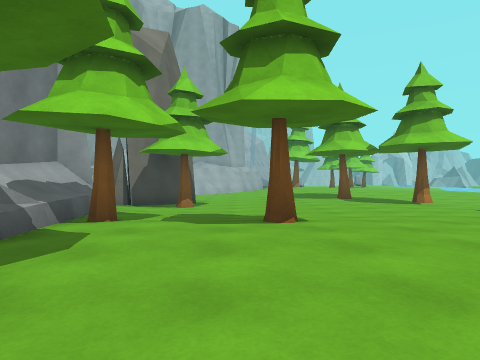
view 1 (above)

21 first-person views from a walk through a 3-D level made in the Unity game engine. The camera is 1.2 m above the floor, looks level and sees 70° across. The floor is counted in squares, 2 m on a side. Each view is taken from the middle of a square. On the plan, view 1 faces up. The plan holds only what a view shows up to about 10 squares ahead; the rest is blank. The place goes on beyond the plan. Some surface patterns are stand-ins.

view 2
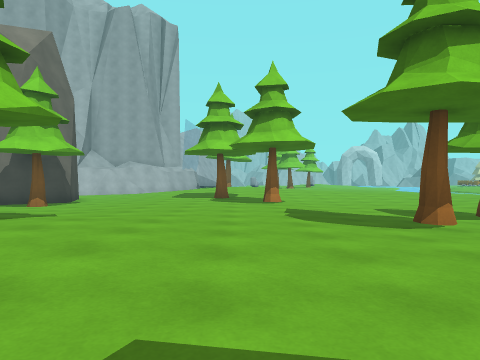

view 3
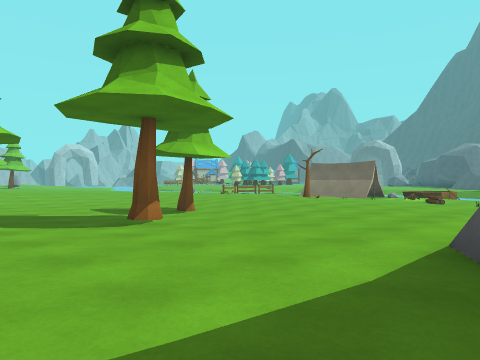

view 4
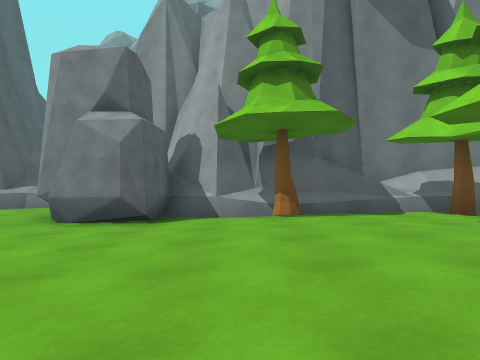

view 5
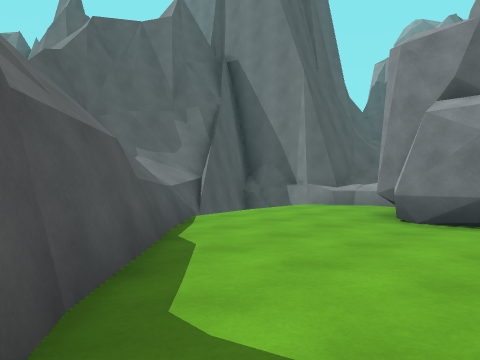

view 6
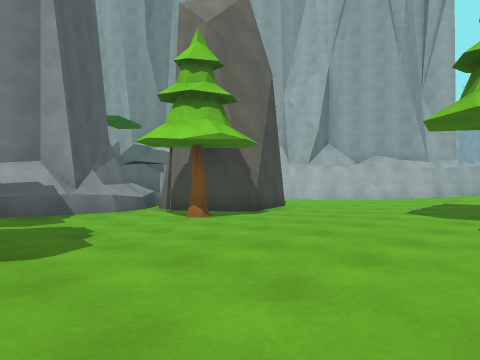

view 7
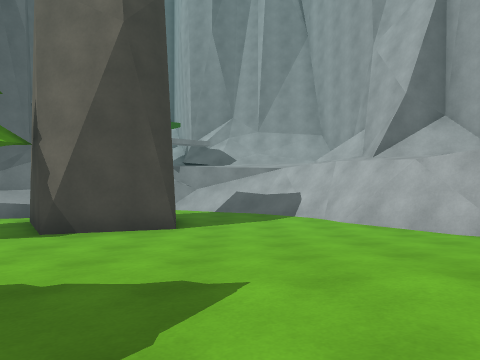

view 8
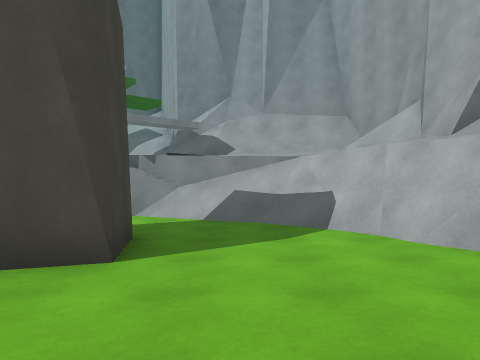

view 9
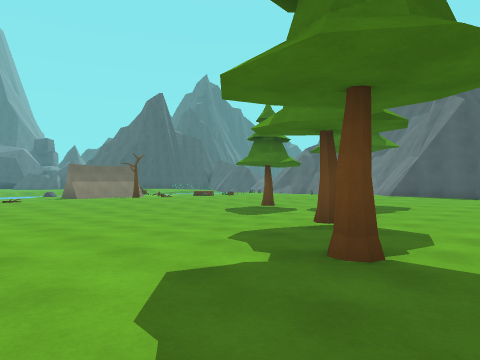

view 10
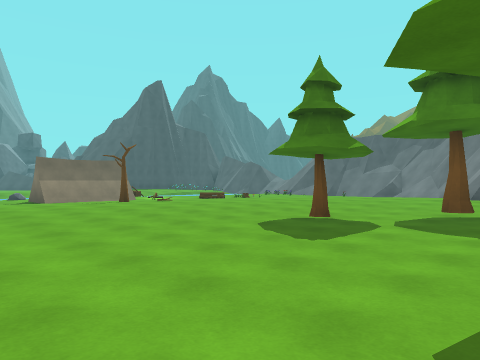

view 11
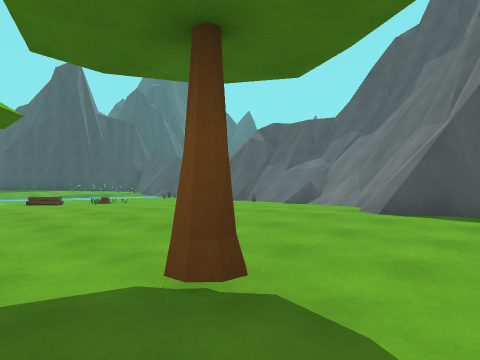

view 12
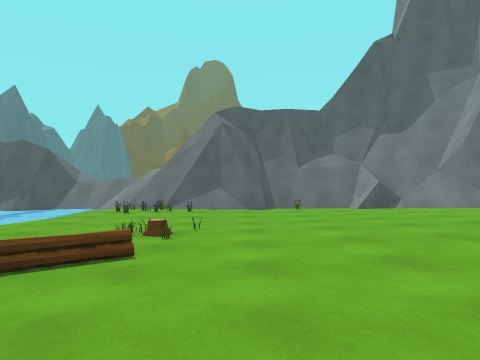

view 13
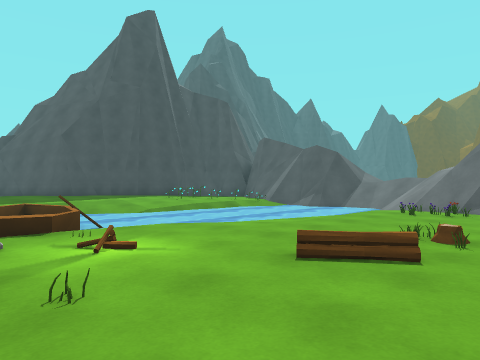

view 14
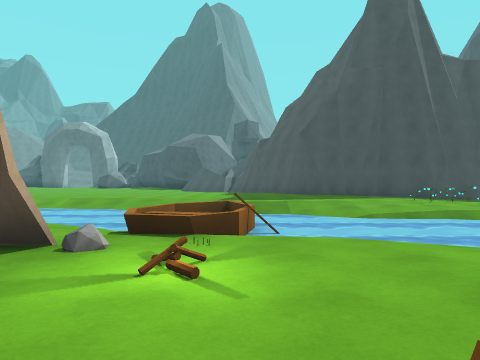

view 15
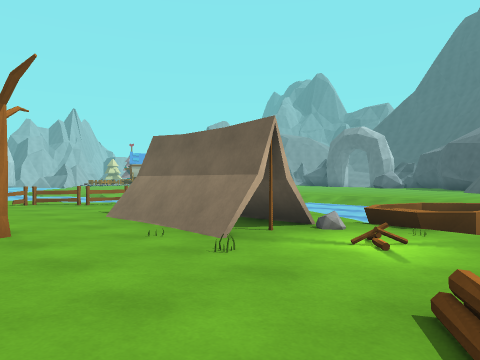

view 16
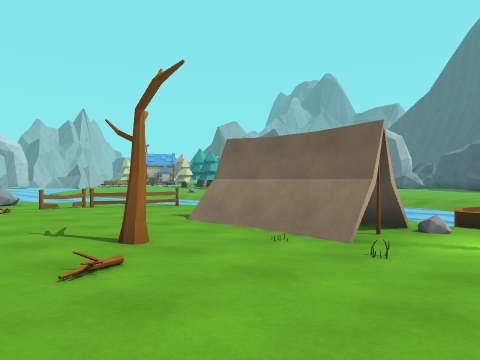

view 17
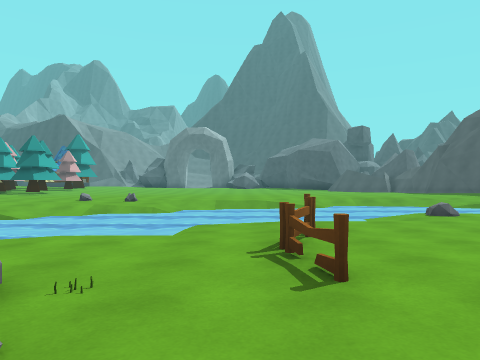

view 18
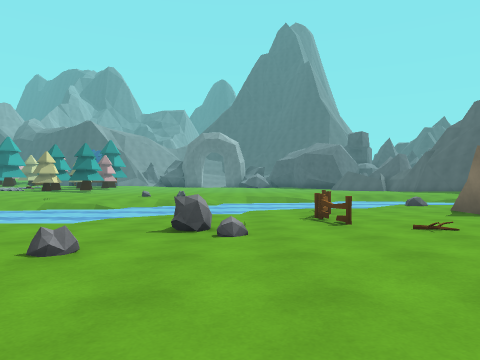

view 19
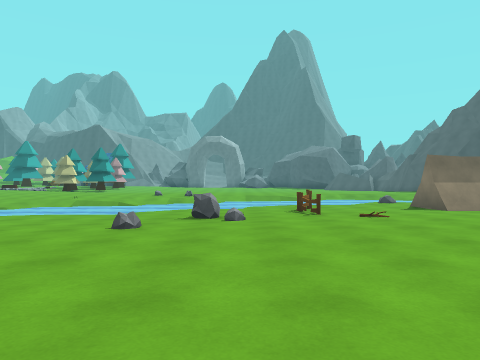

view 20
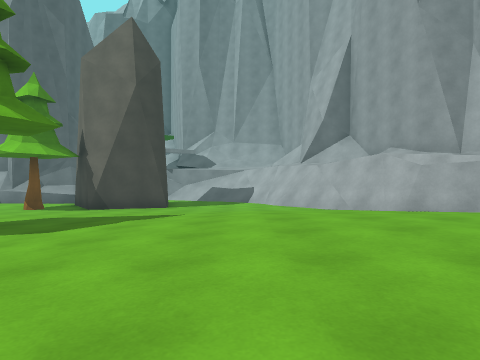

view 21
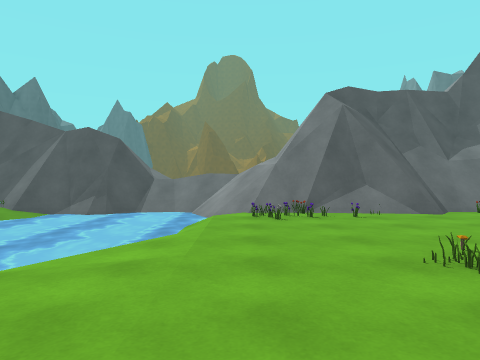

### Floor plan
Key: @ floor where view 1 was taken; # wall or solid block; x gap in a wall; . main floor; : floor 0.25 m higher than the main floor; - floor 0.25 m lower than the main floor; + floor 0.5 m higher than the main floor; _ floor 0.5 m lower than the main floor; * floor 2.5 m higher than the main floor; / step, stairs or slope; = window, fence, low wall or low ledge; ~ lava or water the walk can cross; ≈ lava or water the walk keeps out of; ^ raised ledge; v drop or lower ground; T tree; R rock; B boat; E tent; F fence; O other object.
Columns run from 9 left of view 1 to 25 right of it. Each row starts with its distance up from view 1.
 18  ########  /++        ---/≈≈≈≈vv
 17 ##/=####-/ :+++:     .---/_≈≈≈≈vv
 16 ##//=##--//:+++::  ....---_≈≈≈≈≈
 15 #/////---//::++:::.....-R--~≈≈≈≈v
 14 #//=/-----/.:::::......-O--/~≈≈≈≈
 13 ##*/------...:/.........----/≈≈≈≈
 12 ####--##--..............F-FF/≈≈≈≈
 11       ##--..T..-----.....---/~≈≈≈
 10      ##---.....------....----/≈≈≈ v
  9     ##=T---...T------....-EE-/≈≈≈≈v
  8      ##----....------....-E -- ≈≈≈v
  7      #^---.....-----....T-EE--≈≈≈≈v
  6      #^........---T-.../-OEE-/≈≈≈vv
  5      #^T.......-T--.....-O-//    vv
  4      #^.:T::....--.....----O/B≈≈≈vv
  3      ##.:::::..........-//--/≈≈≈≈vv
  2       #T.:::...........-OO--/≈≈≈vvv
  1       #...............-OO--_~≈≈≈vvv
  0       #-.@.....##=...------/≈≈≈≈vvv
 -1       RR-....#  ##/.-----OO~≈≈≈≈vO
 -2       RR-..-/#   ##./-O--OO≈≈≈≈  O
 -3      R....-/##    ##///## O≈≈≈v
 -4     ^^..../##      #==/#^=//_xv #
 -5     ##vvv=##       ######=///#v##
 -6      #vv###                 /=
 -7      ####

Positions as (right, up) in squares from view 1, and headings:
1: (0, 0), facing up
2: (4, 0), facing up
3: (4, 0), facing up-right
4: (4, 1), facing left
5: (4, 0), facing down-left
6: (4, 5), facing up-left
7: (4, 14), facing left
8: (1, 14), facing left
9: (2, 14), facing down-right
10: (5, 12), facing down-right
11: (5, 6), facing down-right
12: (14, 6), facing down
13: (14, 6), facing down-right
14: (15, 4), facing right
15: (14, 3), facing up-right
16: (13, 4), facing up-right
17: (13, 13), facing right
18: (10, 14), facing right
19: (8, 14), facing right
20: (8, 15), facing left
21: (17, 4), facing down
